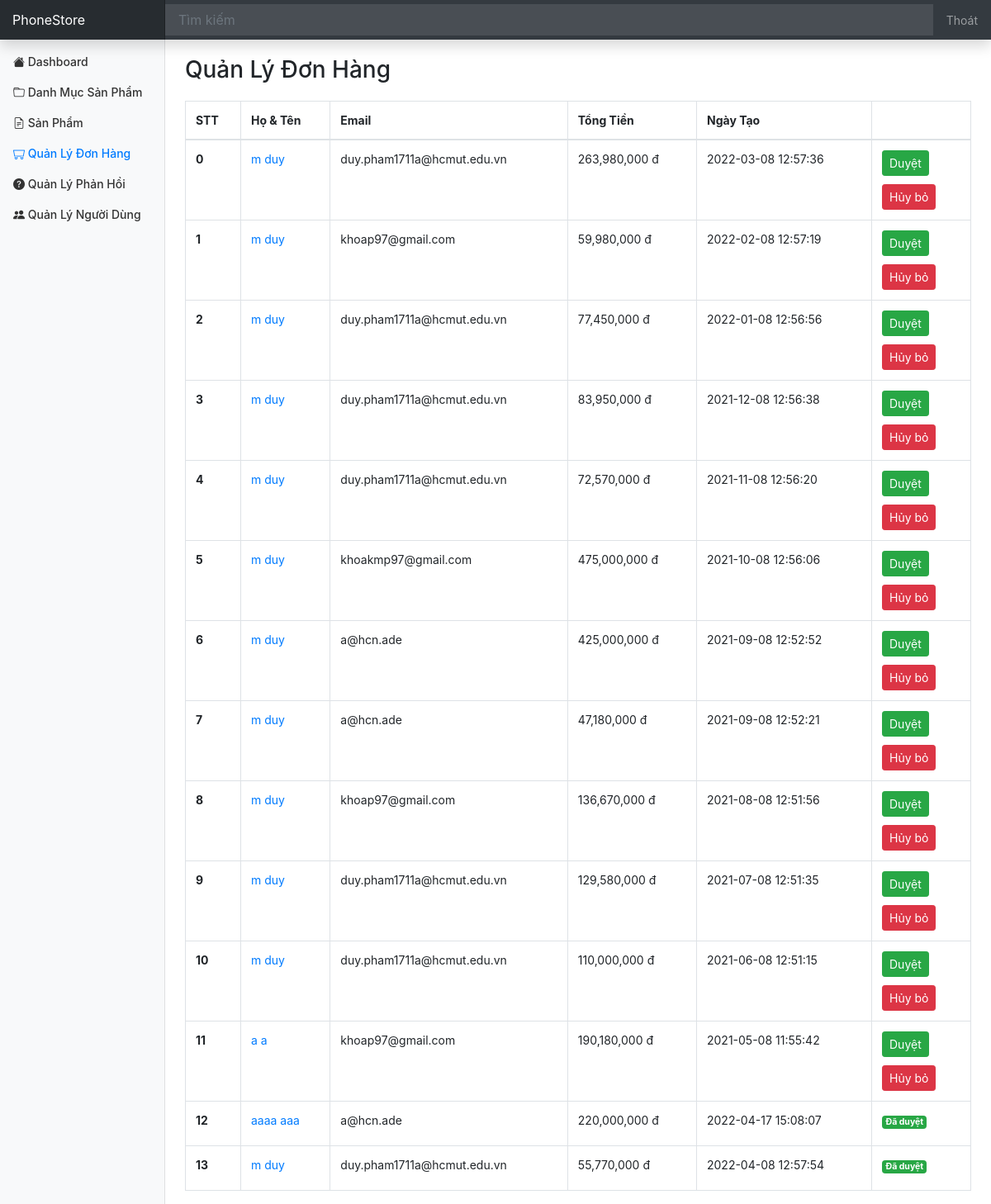
Screenshot of /Laptrinhweb/OrderAdmin (signed in) with the database file from the repository.
### tables this page shows
CREATE TABLE `orders` (
  `id` int(11) NOT NULL,
  `fullname` varchar(100) NOT NULL,
  `email` varchar(100) NOT NULL,
  `phone` varchar(20) NOT NULL,
  `user_id` int(11) NOT NULL,
  `status` int(11) NOT NULL DEFAULT 0,
  `deleted` int(11) NOT NULL DEFAULT 0,
  `address` varchar(100) NOT NULL,
  `created_at` datetime DEFAULT NULL,
  `total_money` int(11) NOT NULL
);

### Laptrinhweb/mvc/core/Controller.php (called while the page is built, shortened)
<?php
class Controller{
    public function view($view, $data=[]){
        require_once "mvc/views/". $view .".php";
    }
}
?>

### Laptrinhweb/mvc/controllers/OrderAdmin.php (called while the page is built, shortened)
<?php
class OrderAdmin extends Controller{
    public $orderModel;
    public function __construct() {
        $this->orderModel = $this->model("OrderModel");
    }
    public function SayHi(){
        $allOrder = $this->orderModel->getAllOrder();
        $this->view("order/orderAdmin",[
            "allOrder"=> $allOrder
        ]);
    }
}
?>

### Laptrinhweb/mvc/core/App.php (called while the page is built, shortened)
<?php
class App{
    protected $action = "SayHi";
    function __construct(){
        $arr = $this->UrlProcess();
        if( file_exists("./mvc/controllers/".$arr[0].".php") ){
            unset($arr[0]);
        }
        $this->controller = new $this->controller;
        $this->params = $arr ? array_values($arr) : [];
        call_user_func_array([$this->controller, $this->action], $this->params);
    }
    function UrlProcess(){
        if( isset($_GET["url"]) ){
            return explode("/", filter_var(trim($_GET["url"], "/")));
        }
    }
}
?>

### Laptrinhweb/index.php (called while the page is built, shortened)
<?php
$myApp = new App();
?>

### Laptrinhweb/mvc/core/DB.php (called while the page is built, shortened)
<?php
class DB {
    function executeResult($sql, $isSingle = false) {
        $data = null;
        $conn = mysqli_connect(HOST, USERNAME, PASSWORD, DATABASE);
        mysqli_set_charset($conn, 'utf8');
        $resultset = mysqli_query($conn, $sql);
        if($resultset){
            if($isSingle) {
                $data = mysqli_fetch_array($resultset, 1);
            } else {
                $data = [];
                while(($row = mysqli_fetch_array($resultset, 1)) != null) {
                    $data[] = $row;
                }
            }
        }
        return $data;
    }
}

### Laptrinhweb/mvc/models/OrderModel.php (called while the page is built, shortened)
<?php
class OrderModel extends DB{
    public function getAllOrder(){
        $sql = "select * from orders order by status asc, created_at desc";
        $data = $this->executeResult($sql);
        return $data;
    }
}

### Laptrinhweb/mvc/views/order/orderAdmin.php (the view, shortened to what this page needs)
<?php
    $isActive = "OrderAdmin";
	require_once('mvc/views/blocks/header_admin.php');
?>
<div class="row" style="margin-top: 20px;">
	<div class="col-md-12 table-responsive">
		<h3>Quản Lý Đơn Hàng</h3>
		<table class="table table-bordered table-hover" style="margin-top: 20px;">
			<thead>
				<tr>
					<th>STT</th>
					<th>Họ & Tên</th>
					<th>Email</th>
					<th>Tổng Tiền</th>
					<th>Ngày Tạo</th>
					<th style="width: 120px"></th>
				</tr>
			</thead>
			<tbody>
<?php
	$countOrder = count($data["allOrder"]);
	for ($i=0; $i<$countOrder; $i++) {
		echo '<tr>
					<th>'.$i.'</th>
					<td><a href="http://localhost/Laptrinhweb/OrderAdmin/detailOrder/'.$data["allOrder"][$i]['id'].'">'.$data["allOrder"][$i]['fullname'].'</a></td>
					<td>'.$data["allOrder"][$i]['email'].'</a></td>
					<td>'.number_format($data["allOrder"][$i]['total_money']).' đ</td>
					<td>'.$data["allOrder"][$i]['created_at'].'</td>
					<td style="width: 50px">';
		if($data["allOrder"][$i]['status'] == 0) {
			echo '<a href="http://localhost/Laptrinhweb/OrderAdmin/updateStatusOrder/'.$data["allOrder"][$i]['id'].'/1"><button  class="btn btn-sm btn-success" style="margin-bottom: 10px;">Duyệt</button><a/>
			<a href="http://localhost/Laptrinhweb/OrderAdmin/updateStatusOrder/'.$data["allOrder"][$i]['id'].'/2"><button class="btn btn-sm btn-danger">Hủy bỏ</button><a/>';
		} else if($data["allOrder"][$i]['status'] == 1) {
			echo '<label class="badge badge-success">Đã duyệt</label>';
		} else if($data["allOrder"][$i]['status'] == 2){
			echo '<label class="badge badge-danger">Đã hủy</label>';
		}
		echo '</td>
				</tr>';
	}
?>
			</tbody>
		</table>
	</div>
</div>
<?php
	require_once('mvc/views/blocks/footer_admin.php');
?>

### Laptrinhweb/mvc/views/blocks/header_admin.php (shortened to what this page needs)
<!DOCTYPE html>
<html>
<head>
	<link rel="stylesheet" href="https://maxcdn.bootstrapcdn.com/bootstrap/4.4.1/css/bootstrap.min.css">
	<link rel="stylesheet" type="text/css" href="http://localhost/Laptrinhweb/public/css/dashboard.css">
	<link rel="stylesheet" href="https://cdn.jsdelivr.net/npm/bootstrap-icons@1.6.1/font/bootstrap-icons.css">
</head>
<body>
<nav class="navbar navbar-dark fixed-top bg-dark flex-md-nowrap p-0 shadow">
  <a class="navbar-brand col-sm-3 col-md-2 mr-0" href="http://localhost/Laptrinhweb/Home">PhoneStore</a>
  <input class="form-control form-control-dark w-100" type="text" placeholder="Tìm kiếm" aria-label="Search">
  <ul class="navbar-nav px-3">
    <li class="nav-item text-nowrap">
      <a class="nav-link" href="http://localhost/Laptrinhweb/Home">Thoát</a>
    </li>
  </ul>
</nav>
<div class="container-fluid">
  <div class="row">
    <nav class="col-md-2 d-none d-md-block bg-light sidebar">
      <div class="sidebar-sticky">
        <ul class="nav flex-column">
          <li class="nav-item">
            <a class="nav-link
            <?php if(isset($isActive)) {
                    if($isActive=='Dashboard')
                      echo 'active';
                    else echo '';
            }
            ?>"
             href="http://localhost/Laptrinhweb/Admin">
              <i class="bi bi-house-fill"></i>
              Dashboard
            </a>
          </li>
          <li class="nav-item">
            <a class="nav-link <?php if(isset($isActive)) {
                    if($isActive=='CategoryAdmin')
                      echo 'active';
                    else echo '';
            }
            ?>" href="http://localhost/Laptrinhweb/CategoryAdmin">
              <i class="bi bi-folder"></i>
              Danh Mục Sản Phẩm
            </a>
          </li>
          <li class="nav-item">
            <a class="nav-link <?php if(isset($isActive)) {
                    if($isActive=='ProductAdmin')
                      echo 'active';
                    else echo '';
            }
            ?>" href="http://localhost/Laptrinhweb/ProductAdmin">
              <i class="bi bi-file-earmark-text"></i>
              Sản Phẩm
            </a>
          </li>
          <li class="nav-item">
            <a class="nav-link <?php if(isset($isActive)) {
                    if($isActive=='OrderAdmin')
                      echo 'active';
                    else echo '';
            }
            ?>" href="http://localhost/Laptrinhweb/OrderAdmin">
              <i class="bi bi-minecart"></i>
              Quản Lý Đơn Hàng
            </a>
          </li>
          <li class="nav-item">
            <a class="nav-link <?php if(isset($isActive)) {
                    if($isActive=='FeedbackAdmin')
                      echo 'active';
                    else echo '';
            }
            ?>" href="http://localhost/Laptrinhweb/FeedbackAdmin">
              <i class="bi bi-question-circle-fill"></i>
              Quản Lý Phản Hồi
            </a>
          </li>
          <li class="nav-item">
            <a class="nav-link <?php if(isset($isActive)) {
                    if($isActive=='UserAdmin')
                      echo 'active';
                    else echo '';
            }
            ?>" href="http://localhost/Laptrinhweb/UserAdmin">
              <i class="bi bi-people-fill"></i>
              Quản Lý Người Dùng
            </a>
          </li>
        </ul>
      </div>
    </nav>
    <main role="main" class="col-md-9 ml-sm-auto col-lg-10 px-4">

### Laptrinhweb/mvc/views/blocks/footer_admin.php
      </main>
  </div>
</div>
</body>
</html>

### Laptrinhweb/public/css/dashboard.css (style rules this page uses)
body { font-size: .875rem; }
.sidebar { position: fixed; top: 0; bottom: 0; left: 0; z-index: 100; padding: 48px 0 0; box-shadow: inset -1px 0 0 rgba(0, 0, 0, .1); }
.sidebar-sticky { position: relative; top: 0; height: calc(100vh - 48px); padding-top: .5rem; overflow-x: hidden; overflow-y: auto; }
.sidebar .nav-link { font-weight: 500; color: #333; }
.sidebar .nav-link.active { color: #007bff; }
[role="main"] { padding-top: 48px; }
.navbar-brand { padding-top: .75rem; padding-bottom: .75rem; font-size: 1rem; background-color: rgba(0, 0, 0, .25); box-shadow: inset -1px 0 0 rgba(0, 0, 0, .25); }
.navbar .form-control { padding: .75rem 1rem; border-width: 0; border-radius: 0; }
.form-control-dark { color: #fff; background-color: rgba(255, 255, 255, .1); border-color: rgba(255, 255, 255, .1); }

### rows the page displays
orders: fullname "m duy", email "duy.pham1711a@hcmut.edu.vn", total_money "263,980,000", created_at "2022-03-08 12:57:36"
orders: fullname "m duy", email "khoap97@gmail.com", total_money "59,980,000", created_at "2022-02-08 12:57:19"
orders: fullname "m duy", email "duy.pham1711a@hcmut.edu.vn", total_money "77,450,000", created_at "2022-01-08 12:56:56"
orders: fullname "m duy", email "duy.pham1711a@hcmut.edu.vn", total_money "83,950,000", created_at "2021-12-08 12:56:38"
orders: fullname "m duy", email "duy.pham1711a@hcmut.edu.vn", total_money "72,570,000", created_at "2021-11-08 12:56:20"
orders: fullname "m duy", email "khoakmp97@gmail.com", total_money "475,000,000", created_at "2021-10-08 12:56:06"
orders: fullname "m duy", email "a@hcn.ade", total_money "425,000,000", created_at "2021-09-08 12:52:52"
orders: fullname "m duy", email "a@hcn.ade", total_money "47,180,000", created_at "2021-09-08 12:52:21"
orders: fullname "m duy", email "khoap97@gmail.com", total_money "136,670,000", created_at "2021-08-08 12:51:56"
orders: fullname "m duy", email "duy.pham1711a@hcmut.edu.vn", total_money "129,580,000", created_at "2021-07-08 12:51:35"
orders: fullname "m duy", email "duy.pham1711a@hcmut.edu.vn", total_money "110,000,000", created_at "2021-06-08 12:51:15"
orders: fullname "a a", email "khoap97@gmail.com", total_money "190,180,000", created_at "2021-05-08 11:55:42"
orders: fullname "aaaa aaa", email "a@hcn.ade", total_money "220,000,000", created_at "2022-04-17 15:08:07", status "Đã duyệt"
orders: fullname "m duy", email "duy.pham1711a@hcmut.edu.vn", total_money "55,770,000", created_at "2022-04-08 12:57:54", status "Đã duyệt"
